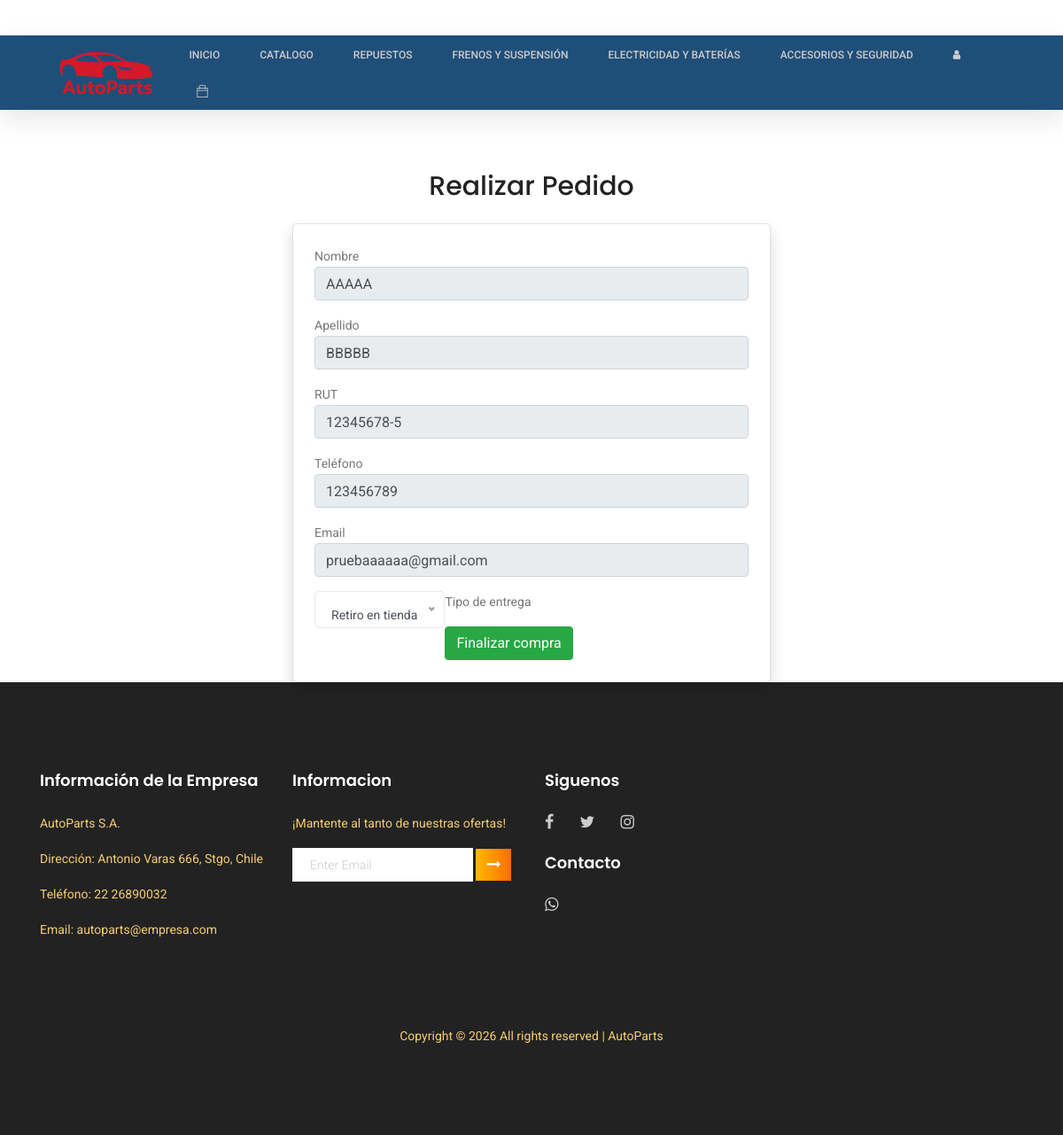
Page /realizar-pedido/ (signed in) on the committed database.
### tienda/models.py (models this page shows, shortened)
class CustomUser(AbstractUser):
    email = models.EmailField(unique=True)
    is_b2b = models.BooleanField(default=False)
    date_joined = models.DateTimeField(auto_now_add=True)
    nombre = models.CharField(max_length=100, blank=True)
    apellido = models.CharField(max_length=100, blank=True)
    rut = models.CharField(max_length=12, blank=True)
    telefono = models.CharField(max_length=20, blank=True)
    USERNAME_FIELD = 'email'
    REQUIRED_FIELDS = []
    ROLES = [
    ('cliente', 'Cliente'),
    ('bodeguero', 'Bodeguero'),
    ('contador', 'Contador'),
    ('repartidor', 'Repartidor'),
    ]
    rol = models.CharField(max_length=20, choices=ROLES, default='cliente')
    groups = models.ManyToManyField('auth.Group', related_name='customuser_groups', blank=True)
    user_permissions = models.ManyToManyField('auth.Permission', related_name='customuser_permissions', blank=True)

### tienda/views.py (the view, shortened to what this page needs)
# urls.py: path('realizar-pedido/', realizar_pedido, name='realizar_pedido'),
@login_required
def realizar_pedido(request):
    productos_json = "[]"
    carrito = request.session.get("carrito", {})
    return render(request, 'tienda/realizar_pedido.html', {
        'productos_json': productos_json,
    })

### tienda/templates/tienda/realizar_pedido.html (shortened to what this page needs)
{% extends "tienda/base.html" %}
{% load static %}
{% block content %}
<div class="row justify-content-center">
    <div class="col-md-6">
        <h2 class="mb-4 mt-5 text-center">Realizar Pedido</h2>
        <form method="post" class="shadow p-4 border rounded bg-white">
            <div class="form-group">
                <label>Nombre</label>
                <input type="text" class="form-control" value="{{ user.nombre }}" readonly>
            </div>
            <div class="form-group">
                <label>Apellido</label>
                <input type="text" class="form-control" value="{{ user.apellido }}" readonly>
            </div>
            <div class="form-group">
                <label>RUT</label>
                <input type="text" class="form-control" value="{{ user.rut }}" readonly>
            </div>
            <div class="form-group">
                <label>Teléfono</label>
                <input type="text" class="form-control" value="{{ user.telefono }}" readonly>
            </div>
            <div class="form-group">
                <label>Email</label>
                <input type="email" class="form-control" value="{{ user.email }}" readonly>
            </div>
            <div class="form-group">
                <label for="id_tipo_entrega">Tipo de entrega</label>
            </div>
            <a href="{% url 'checkout' %}" class="btn btn-success">Finalizar compra</a>
        </form>
    </div>
</div>
{% endblock %}

### tienda/templates/tienda/base.html (style rules this page uses)
body { padding-top: 120px; }

### rows in the picture
CustomUser: nombre "AAAAA", apellido "BBBBB", rut "12345678-5", telefono "123456789", email "pruebaaaaaa@gmail.com"
